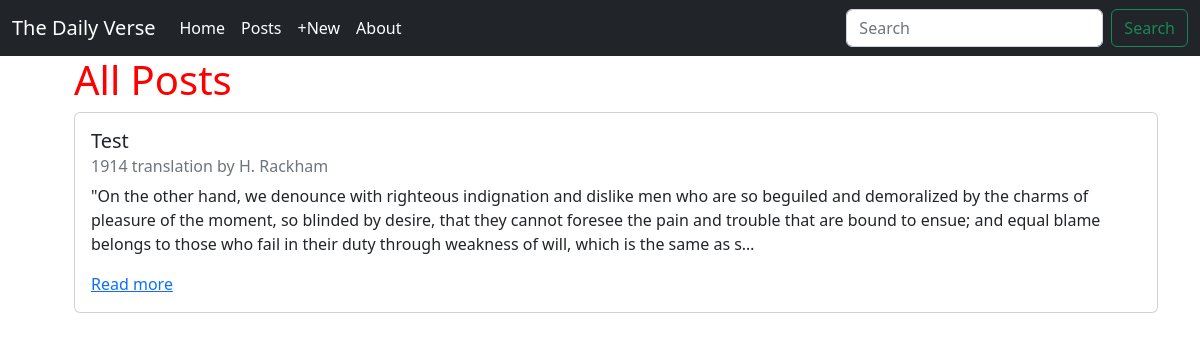
The app's page /posts/, older data.
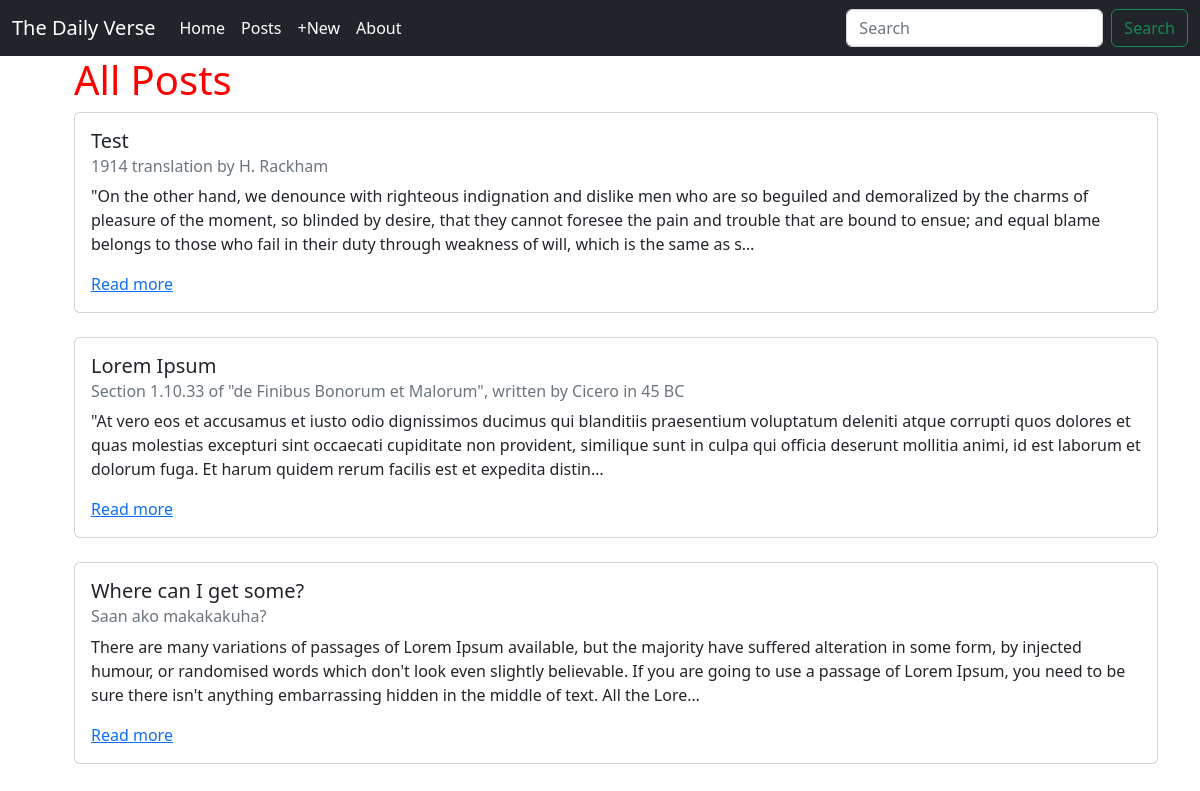
The same page, newer data.
### posts/models.py (models this page shows, shortened)
class Post(models.Model):
    title = models.CharField(max_length=256)
    subtitle = models.CharField(max_length=256)
    author = models.ForeignKey(
        get_user_model(),
        on_delete=models.CASCADE
    )
    body = models.TextField()
    created_on = models.DateTimeField(auto_now_add=True)

### posts/views.py (the view)
# urls.py: path('', PostListView.as_view(), name='list'),
class PostListView(ListView):
    template_name = "posts/list.html"
    model = Post

### templates/posts/list.html (shortened to what this page needs)
{% extends 'base.html' %}
{% block content %}
    <ul>
        <h1>All Posts</h1>
        {% for post in post_list %}
        <div class="card">
            <div class="card-body">
              <h5 class="card-title">{{ post.title }}</h5>
              <h6 class="card-subtitle mb-2 text-muted">{{ post.subtitle }}</h6>
              <p class="card-text">{{ post.body|truncatechars:350 }}</p>
              <a href="{% url 'detail' post.id %}" class="card-link">Read more</a>
            </div>
        </div>
        <br />
    {% endfor %}
    </ul>
{% endblock content %}

### templates/base.html (shortened to what this page needs)
{% load static %}
<!DOCTYPE html>
<html lang="en">
<head>
    <link href="https://cdn.jsdelivr.net/npm/bootstrap@5.2.1/dist/css/bootstrap.min.css" rel="stylesheet">
    <link rel="stylesheet" href="{% static '/css/base.css' %}">
</head>
<body>
    <nav class="navbar navbar-dark navbar-expand-lg bg-dark">
        <div class="container-fluid">
            <a class="navbar-brand" href="{% url 'home' %}">The Daily Verse</a>
            <div class="collapse navbar-collapse" id="navbarSupportedContent">
                <ul class="navbar-nav me-auto mb-2 mb-lg-0">
                    <li class="nav-item">
                        <a class="nav-link active" aria-current="page" href="{% url 'home' %}">Home</a>
                    </li>
                    <li class="nav-item">
                        <a class="nav-link active" aria-current="page" href="{% url 'list' %}">Posts</a>
                    </li>
                    <li class="nav-item">
                        <a class="nav-link active" aria-current="page" href="{% url 'new' %}">+New</a>
                    </li>
                    <li class="nav-item">
                        <a class="nav-link active" aria-current="page" href="{% url 'about' %}">About</a>
                    </li>
                </ul>
                <form class="d-flex" role="search">
                    <input class="form-control me-2" type="search" placeholder="Search" aria-label="Search">
                    <button class="btn btn-outline-success" type="submit">Search</button>
                </form>
            </div>
        </div>
    </nav>
    <div class="container">
        {% block content %}
        {% endblock content %}
    </div>
</body>
</html>

### static/css/base.css (style rules this page uses)
h1 { color: red; }

Row changes from the older to the newer data that the page shows:
added Post: title "Lorem Ipsum", subtitle "Section 1.10.33 of \"de Finibus Bonorum et Malorum\", written by Cicero in 45 BC", body "\"At vero eos et accusamus et iusto odio dignissimos ducimus qui blanditiis praesentium voluptatum deleniti atque corrupti quos dolores et quas molestias excepturi sint occaecati cupiditate non provident, similique sunt in culpa qui officia deserunt mollitia animi, id est laborum et dolorum fuga. Et harum quidem rerum facilis est et expedita distin…"
added Post: title "Where can I get some?", subtitle "Saan ako makakakuha?", body "There are many variations of passages of Lorem Ipsum available, but the majority have suffered alteration in some form, by injected humour, or randomised words which don't look even slightly believable. If you are going to use a passage of Lorem Ipsum, you need to be sure there isn't anything embarrassing hidden in the middle of text. All the Lore…"
